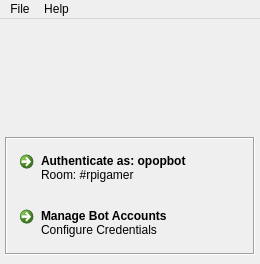
<?xml version="1.0" encoding="UTF-8"?>
<ui version="4.0">
 <class>MainWindow</class>
 <widget class="QMainWindow" name="MainWindow">
  <property name="geometry">
   <rect>
    <x>0</x>
    <y>0</y>
    <width>260</width>
    <height>264</height>
   </rect>
  </property>
  <property name="windowTitle">
   <string>Twitch IRC Bot v1.0</string>
  </property>
  <property name="windowIcon">
   <iconset resource="../../src/media.qrc">
    <normaloff>:/icons/assets/icons/Gnome-Input-Gaming.ico</normaloff>:/icons/assets/icons/Gnome-Input-Gaming.ico</iconset>
  </property>
  <widget class="QWidget" name="centralwidget">
   <layout class="QVBoxLayout" name="verticalLayout_4">
    <property name="spacing">
     <number>0</number>
    </property>
    <property name="margin">
     <number>0</number>
    </property>
    <item>
     <widget class="QStackedWidget" name="stackedWidget_main">
      <property name="currentIndex">
       <number>0</number>
      </property>
      <widget class="QWidget" name="page_3">
       <layout class="QVBoxLayout" name="verticalLayout_5">
        <property name="spacing">
         <number>5</number>
        </property>
        <property name="margin">
         <number>5</number>
        </property>
        <item>
         <widget class="QFrame" name="frame_header">
          <property name="sizePolicy">
           <sizepolicy hsizetype="Preferred" vsizetype="Preferred">
            <horstretch>0</horstretch>
            <verstretch>0</verstretch>
           </sizepolicy>
          </property>
          <property name="minimumSize">
           <size>
            <width>250</width>
            <height>108</height>
           </size>
          </property>
          <property name="maximumSize">
           <size>
            <width>16777215</width>
            <height>108</height>
           </size>
          </property>
          <property name="frameShape">
           <enum>QFrame::NoFrame</enum>
          </property>
          <property name="frameShadow">
           <enum>QFrame::Raised</enum>
          </property>
          <layout class="QHBoxLayout" name="horizontalLayout">
           <property name="spacing">
            <number>0</number>
           </property>
           <property name="margin">
            <number>0</number>
           </property>
           <item>
            <spacer name="horizontalSpacer_2">
             <property name="orientation">
              <enum>Qt::Horizontal</enum>
             </property>
             <property name="sizeHint" stdset="0">
              <size>
               <width>40</width>
               <height>20</height>
              </size>
             </property>
            </spacer>
           </item>
           <item>
            <widget class="QFrame" name="frame_image_buffer">
             <property name="sizePolicy">
              <sizepolicy hsizetype="Fixed" vsizetype="Fixed">
               <horstretch>0</horstretch>
               <verstretch>0</verstretch>
              </sizepolicy>
             </property>
             <property name="minimumSize">
              <size>
               <width>250</width>
               <height>108</height>
              </size>
             </property>
             <property name="frameShape">
              <enum>QFrame::NoFrame</enum>
             </property>
             <property name="frameShadow">
              <enum>QFrame::Plain</enum>
             </property>
             <property name="lineWidth">
              <number>1</number>
             </property>
             <layout class="QVBoxLayout" name="verticalLayout_6">
              <property name="spacing">
               <number>0</number>
              </property>
              <property name="margin">
               <number>0</number>
              </property>
              <item>
               <widget class="QLabel" name="label">
                <property name="sizePolicy">
                 <sizepolicy hsizetype="Fixed" vsizetype="Fixed">
                  <horstretch>0</horstretch>
                  <verstretch>0</verstretch>
                 </sizepolicy>
                </property>
                <property name="minimumSize">
                 <size>
                  <width>250</width>
                  <height>108</height>
                 </size>
                </property>
                <property name="text">
                 <string/>
                </property>
                <property name="pixmap">
                 <pixmap resource="../../src/media.qrc">:/images/assets/images/landingLogo_v1.png</pixmap>
                </property>
                <property name="scaledContents">
                 <bool>true</bool>
                </property>
                <property name="alignment">
                 <set>Qt::AlignCenter</set>
                </property>
               </widget>
              </item>
             </layout>
            </widget>
           </item>
           <item>
            <spacer name="horizontalSpacer">
             <property name="orientation">
              <enum>Qt::Horizontal</enum>
             </property>
             <property name="sizeHint" stdset="0">
              <size>
               <width>40</width>
               <height>20</height>
              </size>
             </property>
            </spacer>
           </item>
          </layout>
         </widget>
        </item>
        <item>
         <widget class="QFrame" name="frame_buttons">
          <property name="sizePolicy">
           <sizepolicy hsizetype="Preferred" vsizetype="Fixed">
            <horstretch>0</horstretch>
            <verstretch>0</verstretch>
           </sizepolicy>
          </property>
          <property name="minimumSize">
           <size>
            <width>250</width>
            <height>118</height>
           </size>
          </property>
          <property name="maximumSize">
           <size>
            <width>16777215</width>
            <height>118</height>
           </size>
          </property>
          <property name="frameShape">
           <enum>QFrame::Box</enum>
          </property>
          <property name="frameShadow">
           <enum>QFrame::Sunken</enum>
          </property>
          <layout class="QVBoxLayout" name="verticalLayout_7">
           <property name="spacing">
            <number>6</number>
           </property>
           <property name="margin">
            <number>5</number>
           </property>
           <item>
            <widget class="QCommandLinkButton" name="commandLinkButton_authenticate">
             <property name="text">
              <string>Authenticate as: opopbot</string>
             </property>
             <property name="icon">
              <iconset resource="../../src/media.qrc">
               <normaloff>:/icons/assets/icons/Gnome-Emblem-Web.ico</normaloff>:/icons/assets/icons/Gnome-Emblem-Web.ico</iconset>
             </property>
             <property name="autoDefault">
              <bool>false</bool>
             </property>
             <property name="default">
              <bool>false</bool>
             </property>
             <property name="description">
              <string>Room: #rpigamer</string>
             </property>
            </widget>
           </item>
           <item>
            <widget class="QCommandLinkButton" name="commandLinkButton_manage_accounts">
             <property name="sizePolicy">
              <sizepolicy hsizetype="Preferred" vsizetype="Preferred">
               <horstretch>0</horstretch>
               <verstretch>0</verstretch>
              </sizepolicy>
             </property>
             <property name="text">
              <string>Manage Bot Accounts</string>
             </property>
             <property name="icon">
              <iconset resource="../../src/media.qrc">
               <normaloff>:/icons/assets/icons/Gnome-Emblem-System.ico</normaloff>:/icons/assets/icons/Gnome-Emblem-System.ico</iconset>
             </property>
             <property name="description">
              <string>Configure Credentials</string>
             </property>
            </widget>
           </item>
          </layout>
         </widget>
        </item>
        <item>
         <spacer name="verticalSpacer">
          <property name="orientation">
           <enum>Qt::Vertical</enum>
          </property>
          <property name="sizeHint" stdset="0">
           <size>
            <width>20</width>
            <height>40</height>
           </size>
          </property>
         </spacer>
        </item>
       </layout>
      </widget>
      <widget class="QWidget" name="page_4">
       <layout class="QVBoxLayout" name="verticalLayout">
        <property name="spacing">
         <number>5</number>
        </property>
        <property name="margin">
         <number>5</number>
        </property>
        <item>
         <widget class="QTabWidget" name="tabWidget_chat">
          <property name="currentIndex">
           <number>0</number>
          </property>
          <widget class="QWidget" name="chatview">
           <attribute name="icon">
            <iconset resource="../../src/media.qrc">
             <normaloff>:/icons/assets/icons/Gnome-Computer.ico</normaloff>:/icons/assets/icons/Gnome-Computer.ico</iconset>
           </attribute>
           <attribute name="title">
            <string>Chat</string>
           </attribute>
           <layout class="QVBoxLayout" name="verticalLayout_2">
            <property name="spacing">
             <number>5</number>
            </property>
            <property name="margin">
             <number>5</number>
            </property>
            <item>
             <widget class="QTreeWidget" name="treeWidget_chat">
              <property name="editTriggers">
               <set>QAbstractItemView::NoEditTriggers</set>
              </property>
              <property name="alternatingRowColors">
               <bool>true</bool>
              </property>
              <property name="indentation">
               <number>0</number>
              </property>
              <property name="rootIsDecorated">
               <bool>false</bool>
              </property>
              <property name="itemsExpandable">
               <bool>false</bool>
              </property>
              <property name="sortingEnabled">
               <bool>true</bool>
              </property>
              <property name="animated">
               <bool>true</bool>
              </property>
              <attribute name="headerCascadingSectionResizes">
               <bool>true</bool>
              </attribute>
              <attribute name="headerDefaultSectionSize">
               <number>75</number>
              </attribute>
              <attribute name="headerMinimumSectionSize">
               <number>10</number>
              </attribute>
              <attribute name="headerStretchLastSection">
               <bool>true</bool>
              </attribute>
              <column>
               <property name="text">
                <string>Time</string>
               </property>
               <property name="icon">
                <iconset resource="../../src/media.qrc">
                 <normaloff>:/icons/assets/icons/Gnome-Emblem-Urgent.ico</normaloff>:/icons/assets/icons/Gnome-Emblem-Urgent.ico</iconset>
               </property>
              </column>
              <column>
               <property name="text">
                <string>Name</string>
               </property>
               <property name="icon">
                <iconset resource="../../src/media.qrc">
                 <normaloff>:/icons/assets/icons/Gnome-Input-Gaming.ico</normaloff>:/icons/assets/icons/Gnome-Input-Gaming.ico</iconset>
               </property>
              </column>
              <column>
               <property name="text">
                <string>Message</string>
               </property>
               <property name="icon">
                <iconset resource="../../src/media.qrc">
                 <normaloff>:/icons/assets/icons/Gnome-Dialog-Warning.ico</normaloff>:/icons/assets/icons/Gnome-Dialog-Warning.ico</iconset>
               </property>
              </column>
             </widget>
            </item>
            <item>
             <widget class="QFrame" name="frame_chat_input">
              <property name="frameShape">
               <enum>QFrame::NoFrame</enum>
              </property>
              <property name="frameShadow">
               <enum>QFrame::Plain</enum>
              </property>
              <layout class="QHBoxLayout" name="horizontalLayout_2">
               <property name="spacing">
                <number>5</number>
               </property>
               <property name="margin">
                <number>0</number>
               </property>
               <item>
                <widget class="QLineEdit" name="lineEdit_chat_input"/>
               </item>
               <item>
                <widget class="QPushButton" name="pushButton_chat_send">
                 <property name="text">
                  <string>Send</string>
                 </property>
                 <property name="icon">
                  <iconset resource="../../src/media.qrc">
                   <normaloff>:/icons/assets/icons/Gnome-Dialog-Warning.ico</normaloff>:/icons/assets/icons/Gnome-Dialog-Warning.ico</iconset>
                 </property>
                 <property name="autoDefault">
                  <bool>false</bool>
                 </property>
                 <property name="default">
                  <bool>false</bool>
                 </property>
                </widget>
               </item>
              </layout>
             </widget>
            </item>
           </layout>
          </widget>
          <widget class="QWidget" name="users">
           <attribute name="icon">
            <iconset resource="../../src/media.qrc">
             <normaloff>:/icons/assets/icons/Gnome-Emblem-Web.ico</normaloff>:/icons/assets/icons/Gnome-Emblem-Web.ico</iconset>
           </attribute>
           <attribute name="title">
            <string>Users</string>
           </attribute>
           <layout class="QVBoxLayout" name="verticalLayout_8">
            <property name="spacing">
             <number>5</number>
            </property>
            <property name="margin">
             <number>5</number>
            </property>
            <item>
             <widget class="QTreeWidget" name="treeWidget_users">
              <property name="editTriggers">
               <set>QAbstractItemView::NoEditTriggers</set>
              </property>
              <property name="alternatingRowColors">
               <bool>true</bool>
              </property>
              <property name="rootIsDecorated">
               <bool>false</bool>
              </property>
              <property name="uniformRowHeights">
               <bool>true</bool>
              </property>
              <property name="itemsExpandable">
               <bool>false</bool>
              </property>
              <property name="sortingEnabled">
               <bool>true</bool>
              </property>
              <property name="expandsOnDoubleClick">
               <bool>false</bool>
              </property>
              <attribute name="headerDefaultSectionSize">
               <number>111</number>
              </attribute>
              <attribute name="headerMinimumSectionSize">
               <number>20</number>
              </attribute>
              <column>
               <property name="text">
                <string>Nick</string>
               </property>
               <property name="icon">
                <iconset resource="../../src/media.qrc">
                 <normaloff>:/icons/assets/icons/Gnome-Input-Gaming.ico</normaloff>:/icons/assets/icons/Gnome-Input-Gaming.ico</iconset>
               </property>
              </column>
              <column>
               <property name="text">
                <string>Operator</string>
               </property>
               <property name="icon">
                <iconset resource="../../src/media.qrc">
                 <normaloff>:/icons/assets/icons/Gnome-Emblem-Important.ico</normaloff>:/icons/assets/icons/Gnome-Emblem-Important.ico</iconset>
               </property>
              </column>
              <column>
               <property name="text">
                <string>Voiced</string>
               </property>
               <property name="icon">
                <iconset resource="../../src/media.qrc">
                 <normaloff>:/icons/assets/icons/Gnome-Emblem-Generic.ico</normaloff>:/icons/assets/icons/Gnome-Emblem-Generic.ico</iconset>
               </property>
              </column>
             </widget>
            </item>
           </layout>
          </widget>
          <widget class="QWidget" name="statistics">
           <attribute name="icon">
            <iconset resource="../../src/media.qrc">
             <normaloff>:/icons/assets/icons/Gnome-Emblem-System.ico</normaloff>:/icons/assets/icons/Gnome-Emblem-System.ico</iconset>
           </attribute>
           <attribute name="title">
            <string>Statistics</string>
           </attribute>
           <layout class="QVBoxLayout" name="verticalLayout_3">
            <property name="spacing">
             <number>5</number>
            </property>
            <property name="margin">
             <number>5</number>
            </property>
           </layout>
          </widget>
         </widget>
        </item>
       </layout>
      </widget>
     </widget>
    </item>
   </layout>
  </widget>
  <widget class="QMenuBar" name="menubar">
   <property name="geometry">
    <rect>
     <x>0</x>
     <y>0</y>
     <width>260</width>
     <height>18</height>
    </rect>
   </property>
   <widget class="QMenu" name="menuFile">
    <property name="title">
     <string>File</string>
    </property>
    <addaction name="actionExit"/>
   </widget>
   <widget class="QMenu" name="menuHelp">
    <property name="title">
     <string>Help</string>
    </property>
    <addaction name="actionUser_Guide"/>
    <addaction name="separator"/>
    <addaction name="actionAbout"/>
   </widget>
   <addaction name="menuFile"/>
   <addaction name="menuHelp"/>
  </widget>
  <action name="actionExit">
   <property name="icon">
    <iconset resource="../../src/media.qrc">
     <normaloff>:/icons/assets/icons/Gnome-Dialog-Error.ico</normaloff>:/icons/assets/icons/Gnome-Dialog-Error.ico</iconset>
   </property>
   <property name="text">
    <string>Exit</string>
   </property>
   <property name="shortcut">
    <string>Ctrl+Q</string>
   </property>
  </action>
  <action name="actionUser_Guide">
   <property name="icon">
    <iconset resource="../../src/media.qrc">
     <normaloff>:/icons/assets/icons/Gnome-Edit-Find.ico</normaloff>:/icons/assets/icons/Gnome-Edit-Find.ico</iconset>
   </property>
   <property name="text">
    <string>User Guide</string>
   </property>
   <property name="shortcut">
    <string>Ctrl+G</string>
   </property>
  </action>
  <action name="actionAbout">
   <property name="icon">
    <iconset resource="../../src/media.qrc">
     <normaloff>:/icons/assets/icons/Gnome-Dialog-Question.ico</normaloff>:/icons/assets/icons/Gnome-Dialog-Question.ico</iconset>
   </property>
   <property name="text">
    <string>About</string>
   </property>
   <property name="shortcut">
    <string>Ctrl+I</string>
   </property>
  </action>
 </widget>
 <resources>
  <include location="../../src/media.qrc"/>
 </resources>
 <connections>
  <connection>
   <sender>actionExit</sender>
   <signal>triggered()</signal>
   <receiver>MainWindow</receiver>
   <slot>close()</slot>
   <hints>
    <hint type="sourcelabel">
     <x>-1</x>
     <y>-1</y>
    </hint>
    <hint type="destinationlabel">
     <x>215</x>
     <y>217</y>
    </hint>
   </hints>
  </connection>
  <connection>
   <sender>lineEdit_chat_input</sender>
   <signal>returnPressed()</signal>
   <receiver>pushButton_chat_send</receiver>
   <slot>click()</slot>
   <hints>
    <hint type="sourcelabel">
     <x>133</x>
     <y>230</y>
    </hint>
    <hint type="destinationlabel">
     <x>299</x>
     <y>230</y>
    </hint>
   </hints>
  </connection>
 </connections>
</ui>
